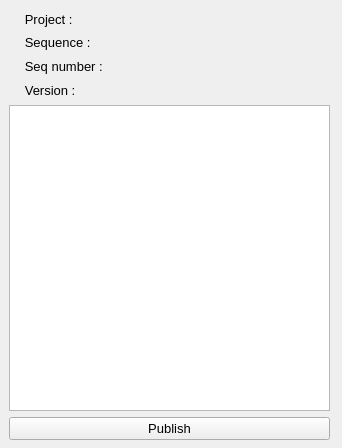
<?xml version="1.0" encoding="UTF-8"?>
<ui version="4.0">
 <class>Form</class>
 <widget class="QWidget" name="Form">
  <property name="windowModality">
   <enum>Qt::WindowModal</enum>
  </property>
  <property name="geometry">
   <rect>
    <x>0</x>
    <y>0</y>
    <width>342</width>
    <height>448</height>
   </rect>
  </property>
  <property name="sizePolicy">
   <sizepolicy hsizetype="Expanding" vsizetype="Expanding">
    <horstretch>0</horstretch>
    <verstretch>0</verstretch>
   </sizepolicy>
  </property>
  <property name="windowTitle">
   <string>shot publish</string>
  </property>
  <property name="styleSheet">
   <string notr="true"/>
  </property>
  <widget class="QWidget" name="verticalLayoutWidget">
   <property name="geometry">
    <rect>
     <x>9</x>
     <y>9</y>
     <width>321</width>
     <height>431</height>
    </rect>
   </property>
   <layout class="QVBoxLayout" name="verticalLayout">
    <item>
     <layout class="QGridLayout" name="gridLayout_2">
      <item row="4" column="1">
       <widget class="QLabel" name="label_seq_number">
        <property name="sizePolicy">
         <sizepolicy hsizetype="Expanding" vsizetype="Preferred">
          <horstretch>0</horstretch>
          <verstretch>0</verstretch>
         </sizepolicy>
        </property>
        <property name="minimumSize">
         <size>
          <width>150</width>
          <height>18</height>
         </size>
        </property>
        <property name="maximumSize">
         <size>
          <width>150</width>
          <height>18</height>
         </size>
        </property>
        <property name="font">
         <font>
          <family>Cantarell</family>
          <pointsize>10</pointsize>
          <italic>false</italic>
          <bold>false</bold>
         </font>
        </property>
        <property name="styleSheet">
         <string notr="true">font: 10pt &quot;Cantarell&quot;;</string>
        </property>
        <property name="text">
         <string/>
        </property>
        <property name="alignment">
         <set>Qt::AlignLeading|Qt::AlignLeft|Qt::AlignVCenter</set>
        </property>
       </widget>
      </item>
      <item row="5" column="0">
       <widget class="QLabel" name="label_3">
        <property name="sizePolicy">
         <sizepolicy hsizetype="Expanding" vsizetype="Minimum">
          <horstretch>0</horstretch>
          <verstretch>0</verstretch>
         </sizepolicy>
        </property>
        <property name="minimumSize">
         <size>
          <width>100</width>
          <height>18</height>
         </size>
        </property>
        <property name="maximumSize">
         <size>
          <width>150</width>
          <height>18</height>
         </size>
        </property>
        <property name="font">
         <font>
          <family>Cantarell</family>
          <pointsize>10</pointsize>
          <italic>false</italic>
          <bold>false</bold>
         </font>
        </property>
        <property name="styleSheet">
         <string notr="true">font: 10pt &quot;Cantarell&quot;;</string>
        </property>
        <property name="text">
         <string>   Version :</string>
        </property>
        <property name="alignment">
         <set>Qt::AlignLeading|Qt::AlignLeft|Qt::AlignVCenter</set>
        </property>
       </widget>
      </item>
      <item row="3" column="0">
       <widget class="QLabel" name="label">
        <property name="sizePolicy">
         <sizepolicy hsizetype="Expanding" vsizetype="Minimum">
          <horstretch>0</horstretch>
          <verstretch>0</verstretch>
         </sizepolicy>
        </property>
        <property name="minimumSize">
         <size>
          <width>150</width>
          <height>18</height>
         </size>
        </property>
        <property name="maximumSize">
         <size>
          <width>150</width>
          <height>18</height>
         </size>
        </property>
        <property name="font">
         <font>
          <family>Cantarell</family>
          <pointsize>10</pointsize>
          <italic>false</italic>
          <bold>false</bold>
         </font>
        </property>
        <property name="styleSheet">
         <string notr="true">font: 10pt &quot;Cantarell&quot;;</string>
        </property>
        <property name="text">
         <string>   Sequence :</string>
        </property>
        <property name="alignment">
         <set>Qt::AlignLeading|Qt::AlignLeft|Qt::AlignVCenter</set>
        </property>
       </widget>
      </item>
      <item row="4" column="0">
       <widget class="QLabel" name="label_2">
        <property name="sizePolicy">
         <sizepolicy hsizetype="Expanding" vsizetype="Minimum">
          <horstretch>0</horstretch>
          <verstretch>0</verstretch>
         </sizepolicy>
        </property>
        <property name="minimumSize">
         <size>
          <width>100</width>
          <height>18</height>
         </size>
        </property>
        <property name="maximumSize">
         <size>
          <width>150</width>
          <height>18</height>
         </size>
        </property>
        <property name="font">
         <font>
          <family>Cantarell</family>
          <pointsize>10</pointsize>
          <italic>false</italic>
          <bold>false</bold>
         </font>
        </property>
        <property name="styleSheet">
         <string notr="true">font: 10pt &quot;Cantarell&quot;;</string>
        </property>
        <property name="text">
         <string>   Seq number :</string>
        </property>
        <property name="alignment">
         <set>Qt::AlignLeading|Qt::AlignLeft|Qt::AlignVCenter</set>
        </property>
       </widget>
      </item>
      <item row="5" column="1">
       <widget class="QLabel" name="label_version">
        <property name="sizePolicy">
         <sizepolicy hsizetype="Expanding" vsizetype="Preferred">
          <horstretch>0</horstretch>
          <verstretch>0</verstretch>
         </sizepolicy>
        </property>
        <property name="minimumSize">
         <size>
          <width>150</width>
          <height>18</height>
         </size>
        </property>
        <property name="maximumSize">
         <size>
          <width>150</width>
          <height>18</height>
         </size>
        </property>
        <property name="font">
         <font>
          <family>Cantarell</family>
          <pointsize>10</pointsize>
          <italic>false</italic>
          <bold>false</bold>
         </font>
        </property>
        <property name="styleSheet">
         <string notr="true">font: 10pt &quot;Cantarell&quot;;</string>
        </property>
        <property name="text">
         <string/>
        </property>
        <property name="alignment">
         <set>Qt::AlignLeading|Qt::AlignLeft|Qt::AlignVCenter</set>
        </property>
       </widget>
      </item>
      <item row="3" column="1">
       <widget class="QLabel" name="label_seq_name">
        <property name="sizePolicy">
         <sizepolicy hsizetype="Expanding" vsizetype="Preferred">
          <horstretch>0</horstretch>
          <verstretch>0</verstretch>
         </sizepolicy>
        </property>
        <property name="minimumSize">
         <size>
          <width>150</width>
          <height>18</height>
         </size>
        </property>
        <property name="maximumSize">
         <size>
          <width>150</width>
          <height>18</height>
         </size>
        </property>
        <property name="font">
         <font>
          <family>Cantarell</family>
          <pointsize>10</pointsize>
          <italic>false</italic>
          <bold>false</bold>
         </font>
        </property>
        <property name="styleSheet">
         <string notr="true">font: 10pt &quot;Cantarell&quot;;</string>
        </property>
        <property name="text">
         <string/>
        </property>
        <property name="alignment">
         <set>Qt::AlignLeading|Qt::AlignLeft|Qt::AlignVCenter</set>
        </property>
       </widget>
      </item>
      <item row="1" column="0" rowspan="2">
       <widget class="QLabel" name="label_5">
        <property name="sizePolicy">
         <sizepolicy hsizetype="Expanding" vsizetype="Minimum">
          <horstretch>0</horstretch>
          <verstretch>0</verstretch>
         </sizepolicy>
        </property>
        <property name="minimumSize">
         <size>
          <width>150</width>
          <height>18</height>
         </size>
        </property>
        <property name="maximumSize">
         <size>
          <width>150</width>
          <height>18</height>
         </size>
        </property>
        <property name="font">
         <font>
          <family>Cantarell</family>
          <pointsize>10</pointsize>
          <italic>false</italic>
          <bold>false</bold>
         </font>
        </property>
        <property name="styleSheet">
         <string notr="true">font: 10pt &quot;Cantarell&quot;;</string>
        </property>
        <property name="text">
         <string>   Project :</string>
        </property>
        <property name="alignment">
         <set>Qt::AlignBottom|Qt::AlignLeading|Qt::AlignLeft</set>
        </property>
        <property name="indent">
         <number>0</number>
        </property>
       </widget>
      </item>
      <item row="1" column="1" rowspan="2">
       <widget class="QLabel" name="label_project">
        <property name="sizePolicy">
         <sizepolicy hsizetype="Expanding" vsizetype="Preferred">
          <horstretch>0</horstretch>
          <verstretch>0</verstretch>
         </sizepolicy>
        </property>
        <property name="minimumSize">
         <size>
          <width>150</width>
          <height>18</height>
         </size>
        </property>
        <property name="maximumSize">
         <size>
          <width>150</width>
          <height>18</height>
         </size>
        </property>
        <property name="font">
         <font>
          <family>Cantarell</family>
          <pointsize>10</pointsize>
          <italic>false</italic>
          <bold>false</bold>
         </font>
        </property>
        <property name="styleSheet">
         <string notr="true">font: 10pt &quot;Cantarell&quot;;</string>
        </property>
        <property name="text">
         <string/>
        </property>
        <property name="alignment">
         <set>Qt::AlignBottom|Qt::AlignLeading|Qt::AlignLeft</set>
        </property>
       </widget>
      </item>
     </layout>
    </item>
    <item>
     <widget class="QTextEdit" name="textEdit_shotcomment">
      <property name="styleSheet">
       <string notr="true">font: 9pt &quot;Cantarell&quot;;</string>
      </property>
     </widget>
    </item>
    <item>
     <widget class="QPushButton" name="pushButton_shotpub">
      <property name="font">
       <font>
        <pointsize>10</pointsize>
        <bold>false</bold>
       </font>
      </property>
      <property name="styleSheet">
       <string notr="true"/>
      </property>
      <property name="text">
       <string>Publish</string>
      </property>
     </widget>
    </item>
   </layout>
  </widget>
 </widget>
 <resources/>
 <connections/>
</ui>
